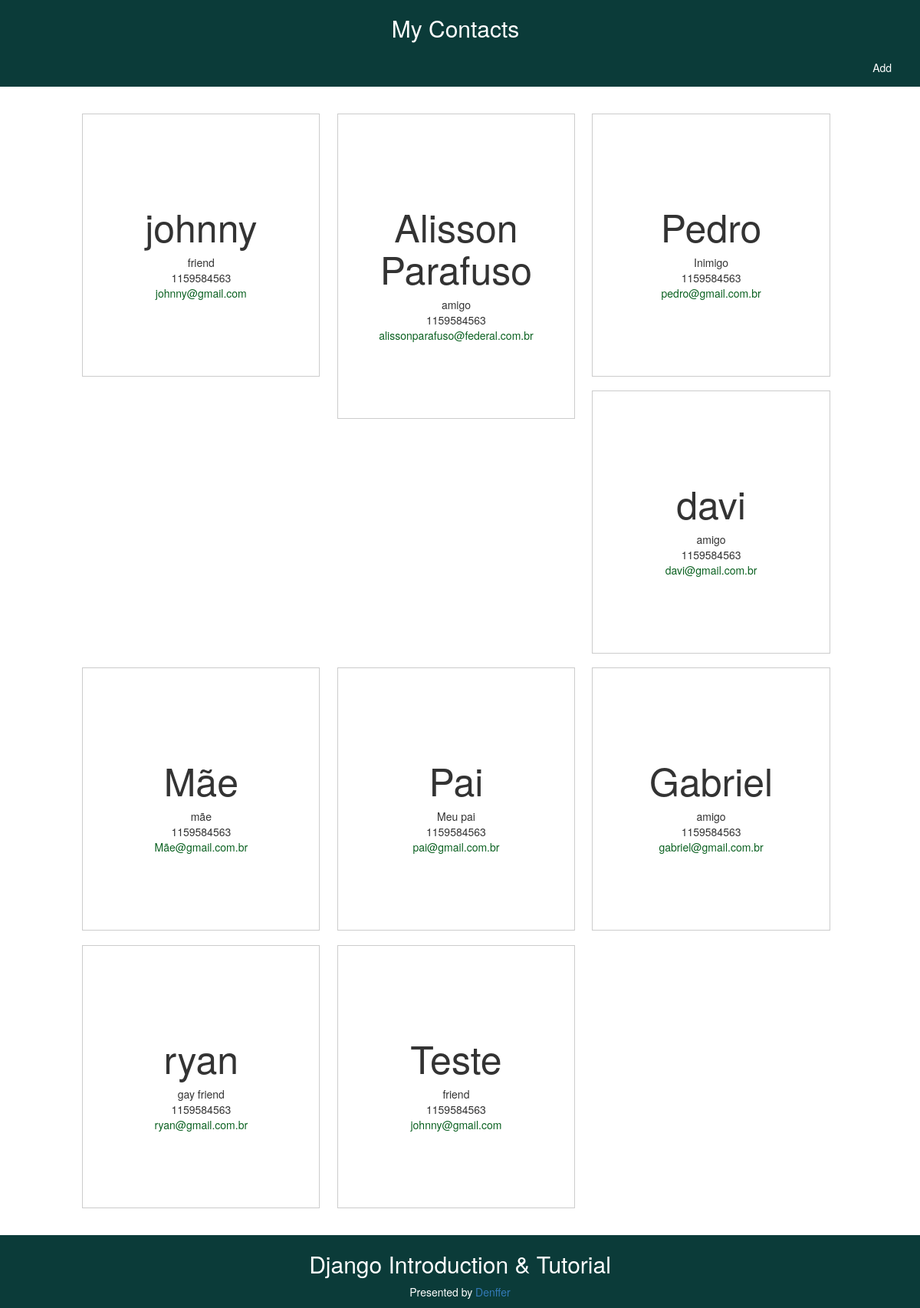
The page / on the database its author committed.
### mycontacts/models.py (models this page shows)
class Contact(models.Model):
    name = models.CharField(max_length=200)
    relation = models.CharField(max_length=200)
    phone = models.CharField(max_length=200)
    email = models.CharField(max_length=200)

### mycontacts/views.py (the view)
# urls.py: path('', views.show),
def show(request):
    contact_list = Contact.objects.all()
    return render(request, 'mycontacts/show.html',{'contacts': contact_list})

### mycontacts/templates/mycontacts/show.html
{% extends 'mycontacts/background.html' %}
{% load static %}
{% block content %}
<div class="container-show">
    <ul class="grid" style="list-style-type: none">
    {% for contact in contacts %}
    <li>
        <div>
            <h2 class="name">{{ contact.name }}</h2>
            <div class="relation">{{ contact.relation }}</div>
            <div class="phone">{{ contact.phone }}</div>
            <div class="email"><a href='{{ contact.email }}'>{{ contact.email }}</a> </div>
        </div>
    </li>
    {%  endfor %}
    </ul>
</div>
{% endblock content %}

### mycontacts/templates/mycontacts/background.html (shortened to what this page needs)
{% load static %}
<!DOCTYPE HTML>
<html lang="en-US">
<head>
    <link rel="stylesheet" href="https://maxcdn.bootstrapcdn.com/bootstrap/3.3.5/css/bootstrap.min.css">
    <link rel="stylesheet" href="https://maxcdn.bootstrapcdn.com/bootstrap/3.3.5/css/bootstrap-theme.min.css">
    <link rel="stylesheet" href="{% static 'css/show.css' %}">
    <link rel="stylesheet" href="{% static 'css/add.css' %}">
</head>
<body>
    <div class="header">
        <h2><a href="/">My Contacts</a></h2>
        <div class="pull-right">
		    <a href="/add">Add</a>
		</div>
    </div>
    <div class="body">
            {% block content %}
    </div>
    <div class="footer">
        <h2>Django Introduction & Tutorial</h2>
        <p>Presented by <a href="https://www.facebook.com/denffer18">Denffer</a></p>
    </div>
</body>
</html>

### mycontacts/static/css/show.css (style rules this page uses)
html { height: 100%; }
.name { font-size: 50px; }
.email { color: #0B6121; }
.grid { overflow: hidden; padding: 2em 2em; max-width: 76em; margin: 0 auto; }
.grid li { padding: 0 0.8em 1.3em ; }
.grid li > div { border-bottom: 1.8px solid #cccccc; border-right: 1.4px solid #cccccc; border-left: 0.7px solid #cccccc; border-top: 0.6px solid #cccccc; background: #ffffff; padding: 7em 2em; text-align: center; }
.grid li a { color: #0B6121; }
@media all and (min-width: 27em) { .grid li { width: 100%; float: left; } }
@media all and (min-width: 40em) { .grid li { width: 50%; } }
@media all and (min-width: 60em) { .grid li { width: 33%; } }
.container-show { padding-top: 10%; padding-bottom: 7%; }
body { position: relative; margin: 0; min-height: 100%; }
.footer { color:white; text-align: center; padding: 0.5px; width: 100%; height: 95px; background-color: #0b3B39; position: absolute; right: 0; bottom: 0; left: 0; }
.header { color:white; background-color: #0B3B39; width: 100%; position:fixed; text-align: center; transition: top .2s ease-in; }
.header a { text-decoration:none; display:block; color:white; background: url(image url) center center no-repeat; margin-right: 12px; padding: 15px 25px; }
.header h2 a { text-decoration:none; color:white; padding: 0px 0px; }

### rows shown on the page
Contact: name "johnny", relation "friend", phone "1159584563", email "johnny@gmail.com"
Contact: name "Alisson Parafuso", relation "amigo", phone "1159584563", email "alissonparafuso@federal.com.br"
Contact: name "Pedro", relation "Inimigo", phone "1159584563", email "pedro@gmail.com.br"
Contact: name "davi", relation "amigo", phone "1159584563", email "davi@gmail.com.br"
Contact: name "Mãe", relation "mãe", phone "1159584563", email "Mãe@gmail.com.br"
Contact: name "Pai", relation "Meu pai", phone "1159584563", email "pai@gmail.com.br"
Contact: name "Gabriel", relation "amigo", phone "1159584563", email "gabriel@gmail.com.br"
Contact: name "ryan", relation "gay friend", phone "1159584563", email "ryan@gmail.com.br"
Contact: name "Teste", relation "friend", phone "1159584563", email "johnny@gmail.com"
